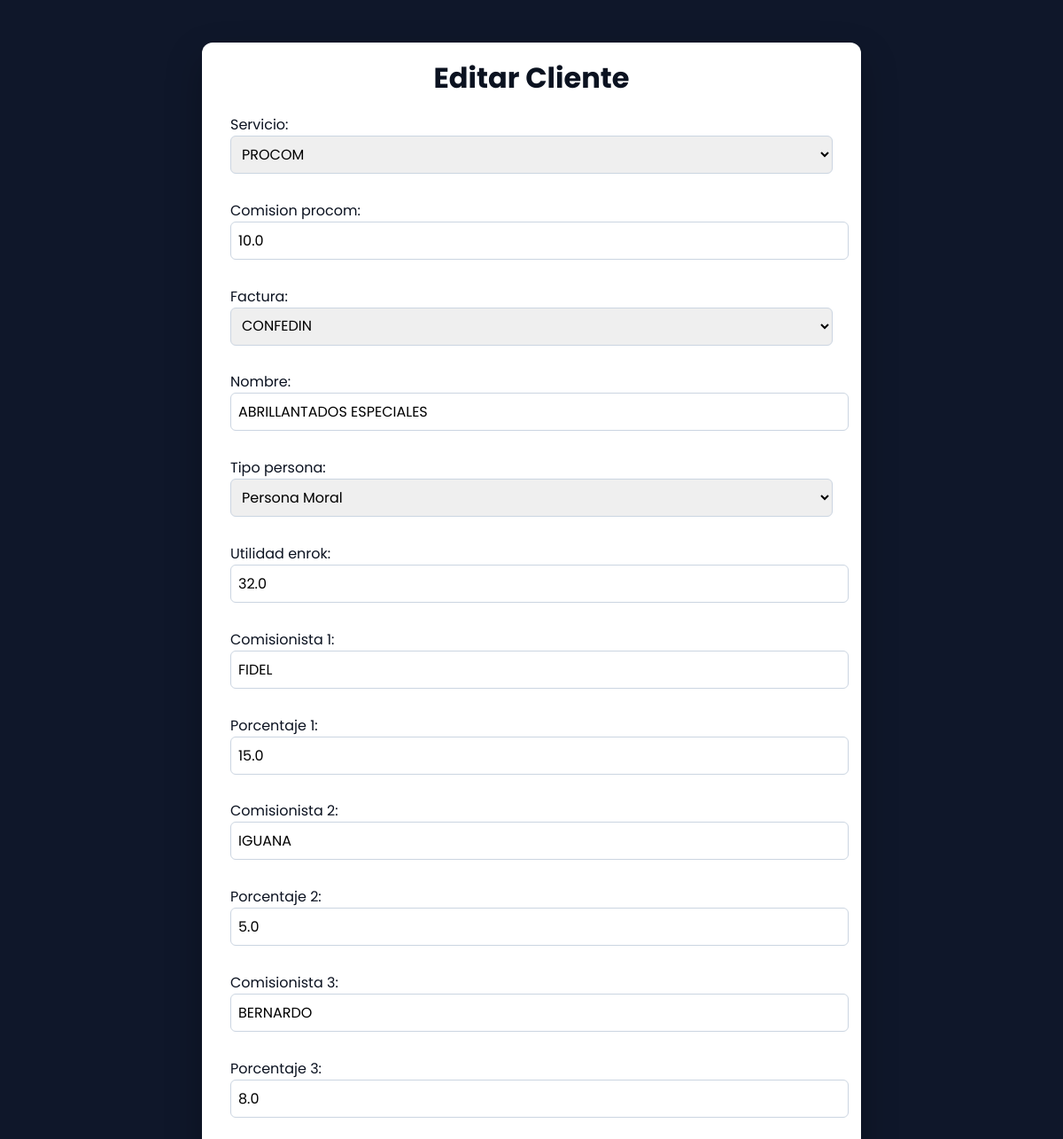
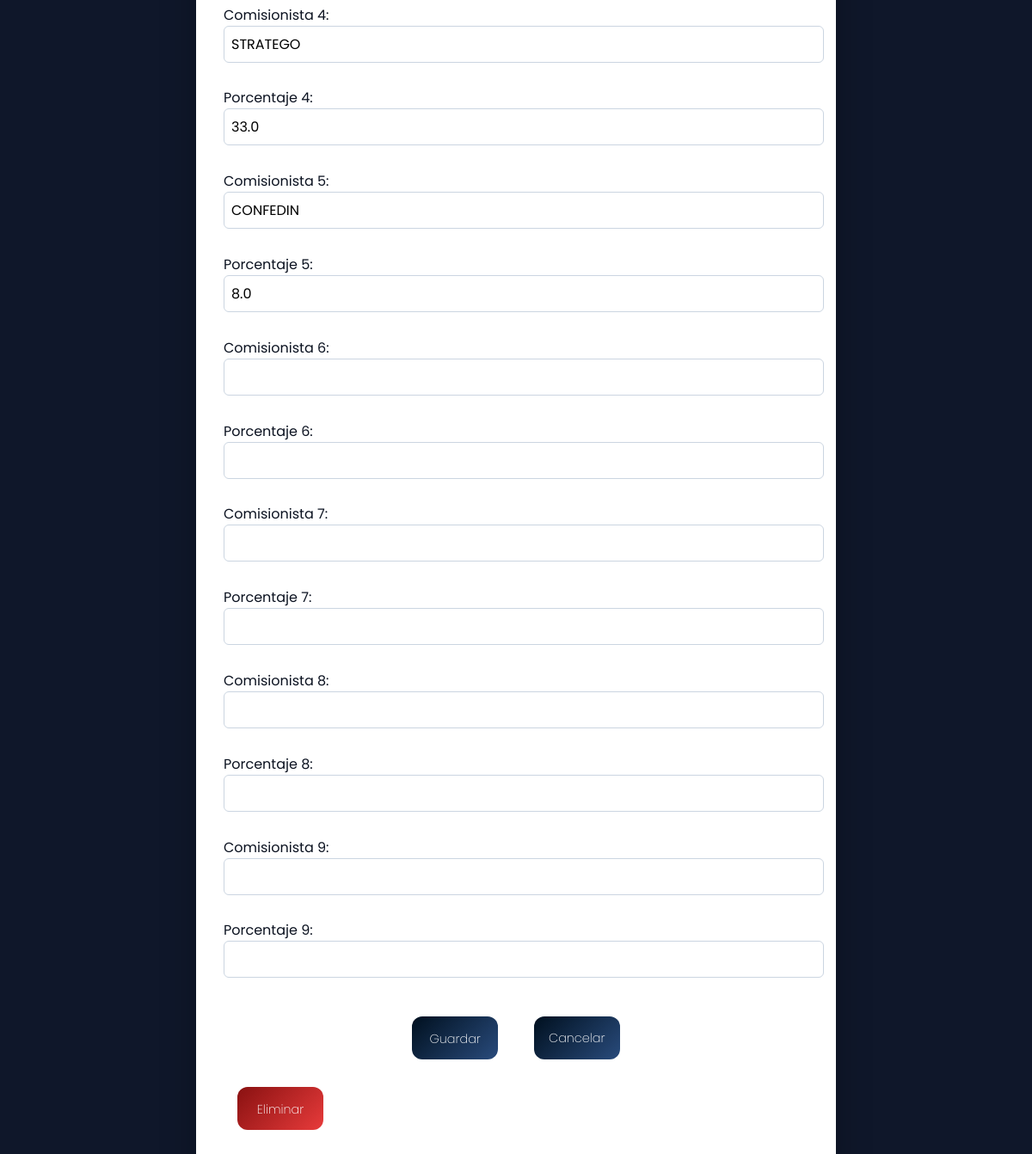
Screenshot of /clientes/editar/1/ (signed in) with the database file from the repository (2 pictures, top to bottom).
### clientes/models.py (models this page shows, shortened)
class Cliente(models.Model):
    servicio = models.CharField(max_length=100)
    comision_procom = models.FloatField(blank=True, null=True)
    factura = models.CharField(blank=True, null=True)
    nombre = models.CharField(max_length=150)
    tipo_persona = models.CharField(max_length=50)
    utilidad_enrok = models.FloatField(blank=True, null=True)
    comisionista_1 = models.CharField(max_length=100, blank=True, null=True)
    porcentaje_1 = models.FloatField(blank=True, null=True)
    comisionista_2 = models.CharField(max_length=100, blank=True, null=True)
    porcentaje_2 = models.FloatField(blank=True, null=True)
    comisionista_3 = models.CharField(max_length=100, blank=True, null=True)
    porcentaje_3 = models.FloatField(blank=True, null=True)
    comisionista_4 = models.CharField(max_length=100, blank=True, null=True)
    porcentaje_4 = models.FloatField(blank=True, null=True)
    comisionista_5 = models.CharField(max_length=100, blank=True, null=True)
    porcentaje_5 = models.FloatField(blank=True, null=True)
    comisionista_6 = models.CharField(max_length=100, blank=True, null=True)
    porcentaje_6 = models.FloatField(blank=True, null=True)
    comisionista_7 = models.CharField(max_length=100, blank=True, null=True)
    porcentaje_7 = models.FloatField(blank=True, null=True)
    comisionista_8 = models.CharField(max_length=100, blank=True, null=True)
    porcentaje_8 = models.FloatField(blank=True, null=True)
    comisionista_9 = models.CharField(max_length=100, blank=True, null=True)
    porcentaje_9 = models.FloatField(blank=True, null=True)
    fecha_registro = models.DateTimeField(auto_now_add=True)
    usuario = models.OneToOneField(User, on_delete=models.CASCADE, related_name='cliente_asociado')

### clientes/views.py (the view)
# urls.py: path('editar/<int:id>/', views.editar_cliente, name='clientes_editar'),
@permission_required('clientes.change_cliente', raise_exception=True)
def editar_cliente(request, id):
    cliente = get_object_or_404(Cliente, id=id)
    if request.method == 'POST':
        form = ClienteForm(request.POST, instance=cliente)
        if form.is_valid():
            form.save()
            return redirect('clientes_listar')
    else:
        form = ClienteForm(instance=cliente)
    return render(request, 'clientes/editar.html', {
        'form': form,
        'cliente': cliente
    })

### clientes/forms.py
class ClienteForm(forms.ModelForm):
    servicio = forms.ChoiceField(choices=[
        ('PROCOM', 'PROCOM'),
    ])
    factura = forms.ChoiceField(choices=[
        ('CONFEDIN', 'CONFEDIN'),
        ('ZAMORA', 'ZAMORA'),
        ('SERVIARUGA', 'SERVIARUGA'),
        ('CAMARENCE', 'CAMARENCE'),
        ('HATRES', 'HATRES'),
    ])
    tipo_persona = forms.ChoiceField(choices=[
        ('Persona Física', 'Persona Física'),
        ('Persona Moral', 'Persona Moral'),
    ])
    class Meta:
        model = Cliente
        fields = [
            'servicio', 'comision_procom', 'factura', 'nombre', 'tipo_persona', 'utilidad_enrok',
            'comisionista_1', 'porcentaje_1',
            'comisionista_2', 'porcentaje_2',
            'comisionista_3', 'porcentaje_3',
            'comisionista_4', 'porcentaje_4',
            'comisionista_5', 'porcentaje_5',
            'comisionista_6', 'porcentaje_6',
            'comisionista_7', 'porcentaje_7',
            'comisionista_8', 'porcentaje_8',
            'comisionista_9', 'porcentaje_9',
        ]

### clientes/templates/clientes/editar.html (shortened to what this page needs)
<!DOCTYPE html>
<html lang="es">
<head>
</head>
<body>
  <div class="card">
    <h1 class="headline">Editar Cliente</h1>
    <form method="post">
      {{ form.as_p }}
      <div class="actions">
          <button type="submit" class="btn">Guardar</button>
          <a href="{% url 'clientes_listar' %}" class="btn">Cancelar</a>
      </div>
      </form>
      <form action="{% url 'clientes_eliminar' cliente.id %}" method="post">
          <button type="submit" class="btn_eliminar" onclick="return confirm('¿Estás seguro de eliminar este cliente?'); ">Eliminar</button>
      </form>
  </div>
</body>
</html>

### clientes/templates/clientes/editar.html (style rules this page uses)
:root { --fuente-principal: 'Poppins', system-ui, -apple-system, Segoe UI, Roboto, sans-serif; }
*, *::before, *::after { font-family: var(--fuente-principal) !important; }
body { min-height: 100vh; display: grid; place-items: start center; background: #0f172a; margin: 0; padding-top: 2rem; }
.card { width: min(680px, 92vw); max-width: 1200px; margin: 1rem; min-height: 80vh; color: #0b1220; background: #ffffff; padding: 2rem; border-radius: 12px; box-shadow: 0 18px 40px rgba(0,0,0,.25); }
h1 { text-align: center; margin-bottom: 1rem; margin-top: -1rem; }
.btn, a.button { height: 50px; width: 100px; margin: 1rem; text-decoration: none; display: inline-block; color: #ffffff; background: linear-gradient(135deg, #00101f 0%, #294b7c 100%); border: none; border-radius: 12px; font-weight: 200; text-align: center; line-height: 50px; font-size: .9rem; box-sizing: border-box; cursor: pointer; transition: 0.3s; }
.btn_eliminar { height: 50px; width: 100px; margin: 1rem; text-decoration: none; display: inline-block; color: #ffffff; background: linear-gradient(135deg, #891111 0%, #e83b3b 100%); border: none; border-radius: 12px; font-weight: 200; text-align: center; line-height: 50px; font-size: .9rem; box-sizing: border-box; cursor: pointer; transition: 0.3s; }
.actions { margin-top:1rem; display:flex; gap:.6rem; justify-content: center; }
input, select { width: 100%; padding: .5rem; margin-bottom: .8rem; border: 1px solid #cbd5e1; border-radius: 6px; font-size: 1rem; }

### rows the page displays
Cliente: servicio "PROCOM", comision_procom "10.0", factura "CONFEDIN", nombre "ABRILLANTADOS ESPECIALES", tipo_persona "Persona Moral", utilidad_enrok "32.0", comisionista_1 "FIDEL", porcentaje_1 "15.0", comisionista_2 "IGUANA", porcentaje_2 "5.0", comisionista_3 "BERNARDO", porcentaje_3 "8.0", comisionista_4 "STRATEGO", porcentaje_4 "33.0", comisionista_5 "CONFEDIN", porcentaje_5 "8.0"
